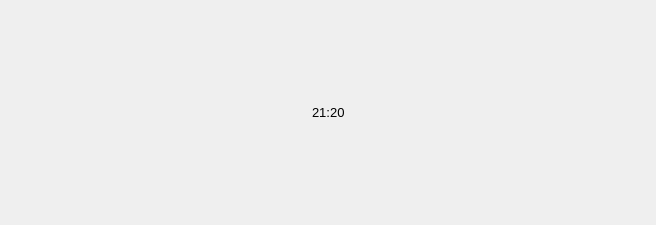
<?xml version="1.0" encoding="UTF-8"?>
<ui version="4.0">
 <class>timemessage</class>
 <widget class="QWidget" name="timemessage">
  <property name="geometry">
   <rect>
    <x>0</x>
    <y>0</y>
    <width>656</width>
    <height>225</height>
   </rect>
  </property>
  <property name="windowTitle">
   <string>Form</string>
  </property>
  <layout class="QHBoxLayout" name="horizontalLayout">
   <item>
    <spacer name="horizontalSpacer">
     <property name="orientation">
      <enum>Qt::Horizontal</enum>
     </property>
     <property name="sizeHint" stdset="0">
      <size>
       <width>40</width>
       <height>20</height>
      </size>
     </property>
    </spacer>
   </item>
   <item>
    <widget class="QLabel" name="timeLabel">
     <property name="font">
      <font>
       <pointsize>10</pointsize>
      </font>
     </property>
     <property name="autoFillBackground">
      <bool>false</bool>
     </property>
     <property name="styleSheet">
      <string notr="true"/>
     </property>
     <property name="text">
      <string>21:20</string>
     </property>
    </widget>
   </item>
   <item>
    <spacer name="horizontalSpacer_2">
     <property name="orientation">
      <enum>Qt::Horizontal</enum>
     </property>
     <property name="sizeHint" stdset="0">
      <size>
       <width>40</width>
       <height>20</height>
      </size>
     </property>
    </spacer>
   </item>
  </layout>
 </widget>
 <resources/>
 <connections/>
</ui>
